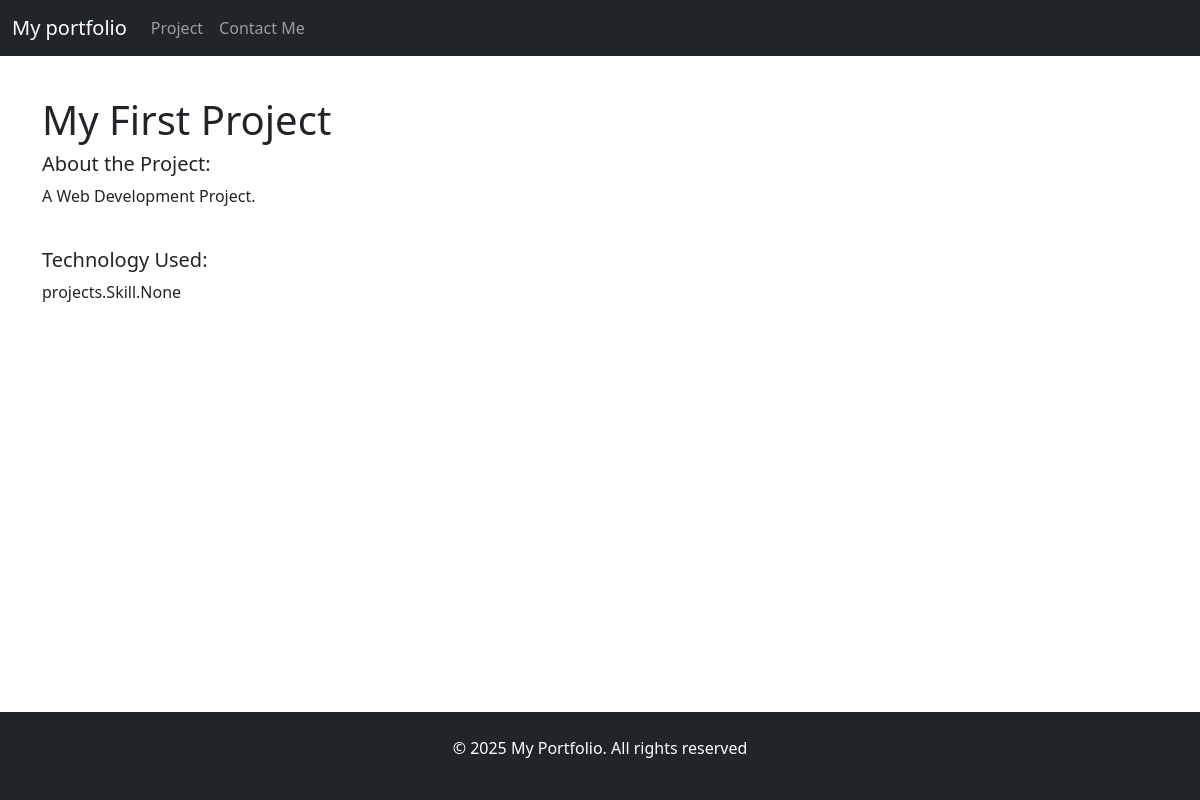
The app's page /projects/1/, older data.
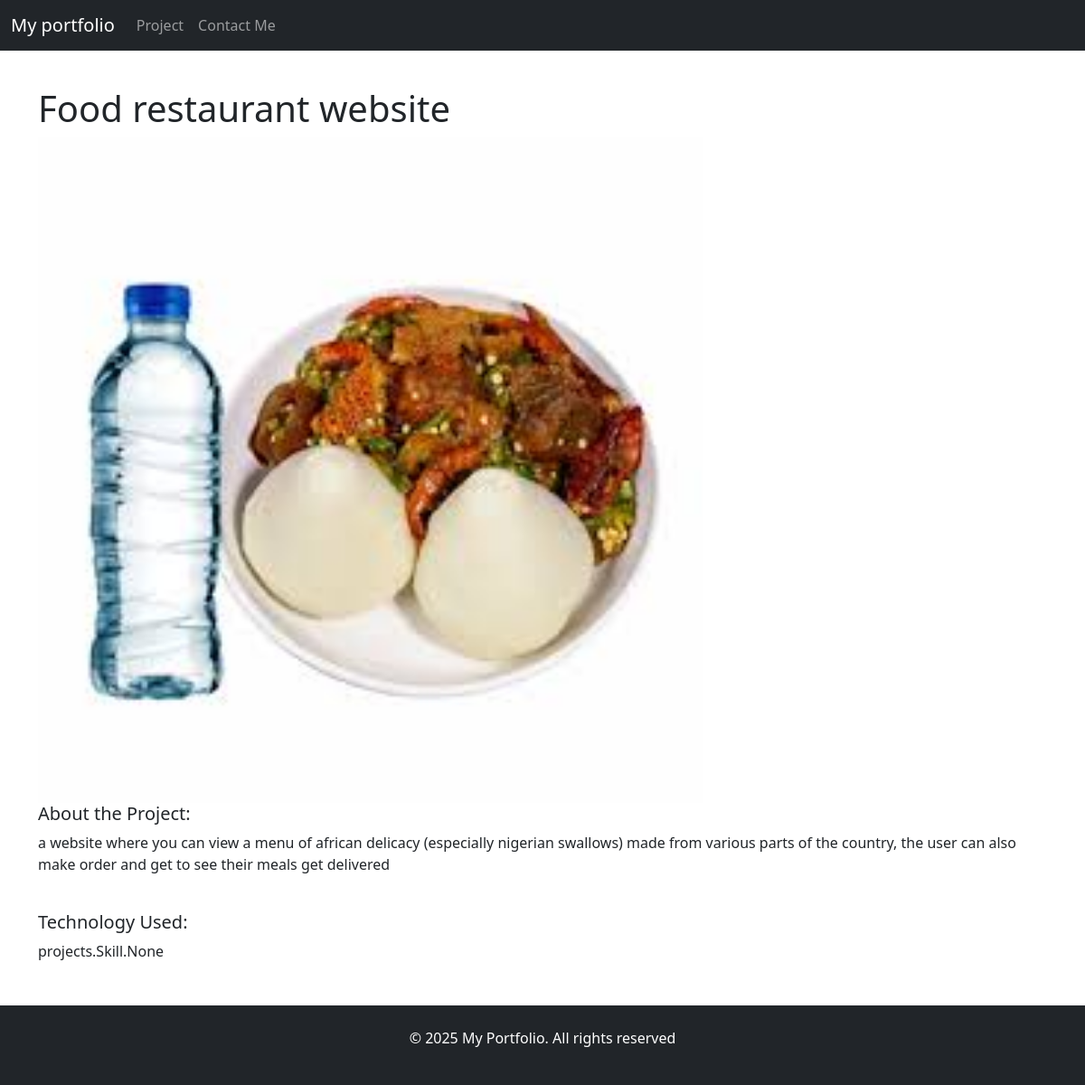
The same page, newer data.
### projects/models.py (models this page shows, shortened)
class Project(models.Model):
    title = models.CharField(max_length=100)
    description = models.TextField()
    technology = models.ManyToManyField(Skill)
    image = models.ImageField(upload_to="images",  blank=True)
    img = models.ImageField(upload_to="img",  blank=True)
    url = models.URLField(blank=True)
    github_url = models.URLField(blank=True)
    date_created = models.DateField(auto_now_add=True)
    order = models.IntegerField(default=0)
    class Meta:
        ordering = ['order']

### projects/views.py (the view)
# urls.py: path('<int:pk>/', views.project_detail, name='project_detail'),
def project_detail(request, pk):
    project = Project.objects.get(pk=pk)
    context = {
		"project": project
	}
    return render(request, 'projects/project_detail.html', context)

### projects/templates/projects/project_detail.html
{% extends 'pages/base.html' %}
{% block content %}
<br><br><br><br>
<h1>{{ project.title }}</h1>
<div class="row">
	<div class="col-md-8">
		{% if project.image %}
			<img class="card-img-top" src="{{ project.image.url }}" width="100%">
		{% endif %}
	</div>
	<div>
		<h5>About the Project:</h5>
		<p>{{ project.description }} </p>
		<br>
		<h5>Technology Used: </h5>
		<p>{{ project.technology }}</p>
	</div>
</div>
<br><br><br><br><br>
{% endblock  %}

### pages/templates/pages/base.html (shortened to what this page needs)
{% load static %}
<!doctype html>
<html lang="en">
  <head>
	<link rel="stylesheet" type="text/css" href="{% static 'css/style.css' %}">
    <link href="https://cdn.jsdelivr.net/npm/bootstrap@5.3.3/dist/css/bootstrap.min.css" rel="stylesheet">
  </head>
  <body class="container">
	{% include 'pages/navbar.html' %}
	{% block  content %}{% endblock  %}
	<footer class="bg-dark text-white py-4 fixed-bottom">
		<div class="container text-center">
			<p>&copy; {% now "Y" %} My Portfolio. All rights reserved</p>
		</div>
	</footer>
  </body>
</html>

### pages/templates/pages/navbar.html (shortened to what this page needs)
<nav class="navbar navbar-expand-lg navbar-dark bg-dark fixed-top">
	<div class="container-fluid">
	  <a class="navbar-brand" href="{% url 'home' %}">My portfolio</a>
	  <div class="collapse navbar-collapse" id="navbarSupportedContent">
		<ul class="navbar-nav me-auto mb-2 mb-lg-0">
			<li class="nav-item">
				<a class="nav-link" href="{% url 'project_index' %}">Project</a>
			</li>
			<li class="nav-item">
				<a class="nav-link" href="{% url 'contact' %}">Contact Me</a>
			</li>
		</ul>
	  </div>
	</div>
</nav>

### static/css/style.css (style rules this page uses)
ul { padding: 0; list-style-type: none; }

Row changes from the older to the newer data that the page shows:
changed Project "projects.Skill.None": title "My First Project" → "Food restaurant website"; image: picture added; description "A Web Development Project." → "a website where you can view a menu of african delicacy (especially nigerian swallows) made from various parts of the country, the user can also make order and get to see their meals get delivered"
